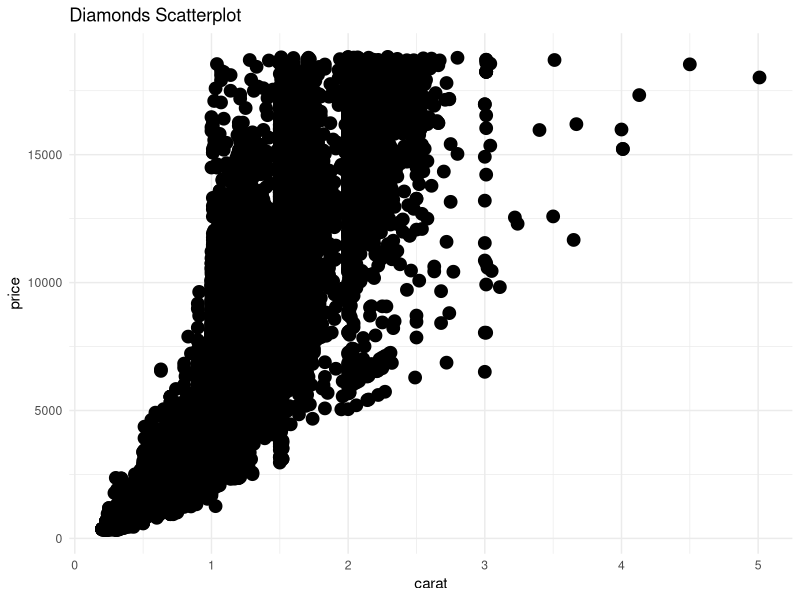

Write the R code that produced this figure.
# Loading relevant package
library(ggplot2)

# Creating plot
scatterplot <- ggplot(diamonds, aes(x = carat, y = price)) + 
                  geom_point(size = 4) +
                  theme_minimal() +
                  ggtitle("Diamonds Scatterplot")

# Saving plot
ggsave("./plots/plot.jpg")

# My colleague adds a comment.
# I make a change